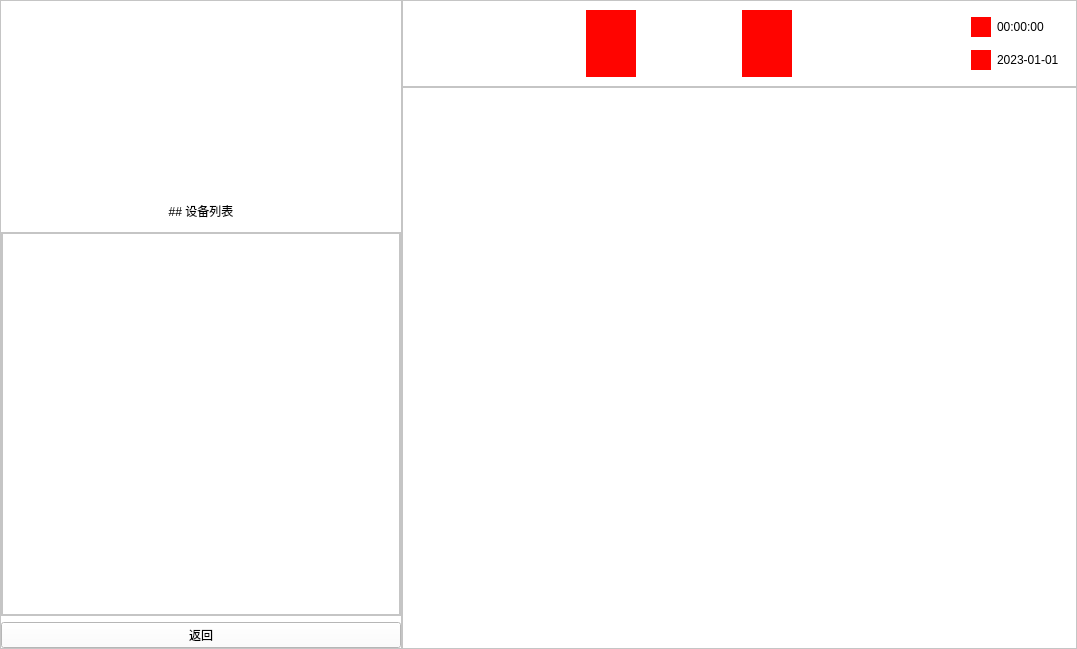
<?xml version="1.0" encoding="UTF-8"?>
<ui version="4.0">
 <class>Form</class>
 <widget class="QWidget" name="Form">
  <property name="geometry">
   <rect>
    <x>0</x>
    <y>0</y>
    <width>1077</width>
    <height>649</height>
   </rect>
  </property>
  <property name="windowTitle">
   <string>Form</string>
  </property>
  <property name="styleSheet">
   <string notr="true">background-color: rgb(255, 255, 255);</string>
  </property>
  <layout class="QGridLayout" name="gridLayout_2">
   <property name="leftMargin">
    <number>0</number>
   </property>
   <property name="topMargin">
    <number>0</number>
   </property>
   <property name="rightMargin">
    <number>0</number>
   </property>
   <property name="bottomMargin">
    <number>0</number>
   </property>
   <property name="spacing">
    <number>0</number>
   </property>
   <item row="0" column="0">
    <layout class="QGridLayout" name="gridLayout">
     <property name="spacing">
      <number>0</number>
     </property>
     <item row="0" column="0">
      <widget class="QFrame" name="frame">
       <property name="frameShape">
        <enum>QFrame::StyledPanel</enum>
       </property>
       <property name="frameShadow">
        <enum>QFrame::Raised</enum>
       </property>
       <layout class="QVBoxLayout" name="verticalLayout_3">
        <property name="leftMargin">
         <number>0</number>
        </property>
        <property name="topMargin">
         <number>0</number>
        </property>
        <property name="rightMargin">
         <number>0</number>
        </property>
        <property name="bottomMargin">
         <number>0</number>
        </property>
        <item>
         <widget class="QLabel" name="labelLogo">
          <property name="sizePolicy">
           <sizepolicy hsizetype="Fixed" vsizetype="Fixed">
            <horstretch>0</horstretch>
            <verstretch>0</verstretch>
           </sizepolicy>
          </property>
          <property name="minimumSize">
           <size>
            <width>400</width>
            <height>189</height>
           </size>
          </property>
          <property name="text">
           <string/>
          </property>
         </widget>
        </item>
        <item>
         <widget class="QLabel" name="label">
          <property name="maximumSize">
           <size>
            <width>16777215</width>
            <height>30</height>
           </size>
          </property>
          <property name="text">
           <string>## 设备列表</string>
          </property>
          <property name="textFormat">
           <enum>Qt::MarkdownText</enum>
          </property>
          <property name="alignment">
           <set>Qt::AlignCenter</set>
          </property>
         </widget>
        </item>
        <item>
         <widget class="QFrame" name="frame_2">
          <property name="frameShape">
           <enum>QFrame::StyledPanel</enum>
          </property>
          <property name="frameShadow">
           <enum>QFrame::Raised</enum>
          </property>
          <layout class="QGridLayout" name="gridLayout_4">
           <property name="leftMargin">
            <number>0</number>
           </property>
           <property name="topMargin">
            <number>0</number>
           </property>
           <property name="rightMargin">
            <number>0</number>
           </property>
           <property name="bottomMargin">
            <number>0</number>
           </property>
           <item row="0" column="0">
            <widget class="QTreeView" name="treeViewDeviceList">
             <property name="sizePolicy">
              <sizepolicy hsizetype="Preferred" vsizetype="Preferred">
               <horstretch>0</horstretch>
               <verstretch>0</verstretch>
              </sizepolicy>
             </property>
            </widget>
           </item>
          </layout>
         </widget>
        </item>
        <item>
         <widget class="QPushButton" name="btnReturn">
          <property name="text">
           <string>返回</string>
          </property>
         </widget>
        </item>
       </layout>
      </widget>
     </item>
     <item row="0" column="1">
      <layout class="QVBoxLayout" name="verticalLayout_2">
       <property name="spacing">
        <number>0</number>
       </property>
       <item>
        <widget class="QFrame" name="frame_3">
         <property name="sizePolicy">
          <sizepolicy hsizetype="Preferred" vsizetype="Minimum">
           <horstretch>0</horstretch>
           <verstretch>0</verstretch>
          </sizepolicy>
         </property>
         <property name="frameShape">
          <enum>QFrame::StyledPanel</enum>
         </property>
         <property name="frameShadow">
          <enum>QFrame::Raised</enum>
         </property>
         <layout class="QHBoxLayout" name="horizontalLayout">
          <item>
           <spacer name="horizontalSpacer_3">
            <property name="orientation">
             <enum>Qt::Horizontal</enum>
            </property>
            <property name="sizeHint" stdset="0">
             <size>
              <width>40</width>
              <height>20</height>
             </size>
            </property>
           </spacer>
          </item>
          <item>
           <widget class="QLabel" name="btnHome">
            <property name="sizePolicy">
             <sizepolicy hsizetype="Minimum" vsizetype="Minimum">
              <horstretch>0</horstretch>
              <verstretch>0</verstretch>
             </sizepolicy>
            </property>
            <property name="minimumSize">
             <size>
              <width>50</width>
              <height>67</height>
             </size>
            </property>
            <property name="maximumSize">
             <size>
              <width>50</width>
              <height>67</height>
             </size>
            </property>
            <property name="styleSheet">
             <string notr="true">background-color: rgb(255, 4, 0);</string>
            </property>
            <property name="text">
             <string/>
            </property>
           </widget>
          </item>
          <item>
           <spacer name="horizontalSpacer_4">
            <property name="orientation">
             <enum>Qt::Horizontal</enum>
            </property>
            <property name="sizeType">
             <enum>QSizePolicy::Fixed</enum>
            </property>
            <property name="sizeHint" stdset="0">
             <size>
              <width>100</width>
              <height>20</height>
             </size>
            </property>
           </spacer>
          </item>
          <item>
           <widget class="QLabel" name="btnSetting">
            <property name="sizePolicy">
             <sizepolicy hsizetype="Minimum" vsizetype="Minimum">
              <horstretch>0</horstretch>
              <verstretch>0</verstretch>
             </sizepolicy>
            </property>
            <property name="minimumSize">
             <size>
              <width>50</width>
              <height>67</height>
             </size>
            </property>
            <property name="maximumSize">
             <size>
              <width>50</width>
              <height>67</height>
             </size>
            </property>
            <property name="styleSheet">
             <string notr="true">background-color: rgb(255, 4, 0);</string>
            </property>
            <property name="text">
             <string/>
            </property>
           </widget>
          </item>
          <item>
           <spacer name="horizontalSpacer_2">
            <property name="orientation">
             <enum>Qt::Horizontal</enum>
            </property>
            <property name="sizeHint" stdset="0">
             <size>
              <width>40</width>
              <height>20</height>
             </size>
            </property>
           </spacer>
          </item>
          <item>
           <layout class="QGridLayout" name="gridLayout_3">
            <item row="1" column="0">
             <widget class="QLabel" name="labelDateIcon">
              <property name="sizePolicy">
               <sizepolicy hsizetype="Fixed" vsizetype="Fixed">
                <horstretch>0</horstretch>
                <verstretch>0</verstretch>
               </sizepolicy>
              </property>
              <property name="minimumSize">
               <size>
                <width>20</width>
                <height>20</height>
               </size>
              </property>
              <property name="maximumSize">
               <size>
                <width>20</width>
                <height>20</height>
               </size>
              </property>
              <property name="styleSheet">
               <string notr="true">background-color: rgb(255, 4, 0);</string>
              </property>
              <property name="text">
               <string/>
              </property>
             </widget>
            </item>
            <item row="0" column="0">
             <widget class="QLabel" name="labelTimeIcon">
              <property name="sizePolicy">
               <sizepolicy hsizetype="Fixed" vsizetype="Fixed">
                <horstretch>0</horstretch>
                <verstretch>0</verstretch>
               </sizepolicy>
              </property>
              <property name="minimumSize">
               <size>
                <width>20</width>
                <height>20</height>
               </size>
              </property>
              <property name="maximumSize">
               <size>
                <width>20</width>
                <height>20</height>
               </size>
              </property>
              <property name="styleSheet">
               <string notr="true">background-color: rgb(255, 4, 0);</string>
              </property>
              <property name="text">
               <string/>
              </property>
             </widget>
            </item>
            <item row="0" column="1">
             <widget class="QLabel" name="labelTime">
              <property name="sizePolicy">
               <sizepolicy hsizetype="Fixed" vsizetype="Preferred">
                <horstretch>0</horstretch>
                <verstretch>0</verstretch>
               </sizepolicy>
              </property>
              <property name="minimumSize">
               <size>
                <width>70</width>
                <height>0</height>
               </size>
              </property>
              <property name="text">
               <string>00:00:00</string>
              </property>
             </widget>
            </item>
            <item row="1" column="1">
             <widget class="QLabel" name="labelDate">
              <property name="text">
               <string>2023-01-01</string>
              </property>
             </widget>
            </item>
           </layout>
          </item>
         </layout>
        </widget>
       </item>
       <item>
        <spacer name="horizontalSpacer">
         <property name="orientation">
          <enum>Qt::Horizontal</enum>
         </property>
         <property name="sizeHint" stdset="0">
          <size>
           <width>40</width>
           <height>0</height>
          </size>
         </property>
        </spacer>
       </item>
       <item>
        <widget class="QFrame" name="mainFrame">
         <property name="sizePolicy">
          <sizepolicy hsizetype="Preferred" vsizetype="Expanding">
           <horstretch>0</horstretch>
           <verstretch>0</verstretch>
          </sizepolicy>
         </property>
         <property name="frameShape">
          <enum>QFrame::StyledPanel</enum>
         </property>
         <property name="frameShadow">
          <enum>QFrame::Raised</enum>
         </property>
        </widget>
       </item>
      </layout>
     </item>
    </layout>
   </item>
  </layout>
 </widget>
 <resources/>
 <connections/>
</ui>
